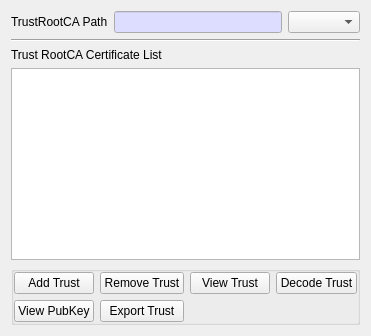
     <widget class="QWidget" name="mRCATab">
      <attribute name="title">
       <string>Trust RootCA</string>
      </attribute>
      <layout class="QVBoxLayout" name="verticalLayout_3">
       <item>
        <layout class="QGridLayout" name="gridLayout_3">
         <property name="topMargin">
          <number>0</number>
         </property>
         <item row="0" column="1">
          <widget class="QLineEdit" name="mTrustRCAPathText">
           <property name="palette">
            <palette>
             <active>
              <colorrole role="Base">
               <brush brushstyle="SolidPattern">
                <color alpha="255">
                 <red>221</red>
                 <green>221</green>
                 <blue>255</blue>
                </color>
               </brush>
              </colorrole>
             </active>
             <inactive>
              <colorrole role="Base">
               <brush brushstyle="SolidPattern">
                <color alpha="255">
                 <red>221</red>
                 <green>221</green>
                 <blue>255</blue>
                </color>
               </brush>
              </colorrole>
             </inactive>
             <disabled/>
            </palette>
           </property>
           <property name="readOnly">
            <bool>true</bool>
           </property>
          </widget>
         </item>
         <item row="0" column="0">
          <widget class="QLabel" name="label">
           <property name="text">
            <string>TrustRootCA Path</string>
           </property>
          </widget>
         </item>
         <item row="0" column="2">
          <widget class="QComboBox" name="mRCAKeyTypeCombo"/>
         </item>
        </layout>
       </item>
       <item>
        <widget class="Line" name="line_2">
         <property name="orientation">
          <enum>Qt::Horizontal</enum>
         </property>
        </widget>
       </item>
       <item>
        <widget class="QLabel" name="label_4">
         <property name="text">
          <string>Trust RootCA Certificate List</string>
         </property>
        </widget>
       </item>
       <item>
        <widget class="QTableWidget" name="mRCA_CertTable">
         <property name="contextMenuPolicy">
          <enum>Qt::CustomContextMenu</enum>
         </property>
         <attribute name="horizontalHeaderHighlightSections">
          <bool>false</bool>
         </attribute>
        </widget>
       </item>
       <item>
        <widget class="QGroupBox" name="mRCA_ManGroup">
         <property name="minimumSize">
          <size>
           <width>0</width>
           <height>0</height>
          </size>
         </property>
         <property name="title">
          <string/>
         </property>
         <layout class="QVBoxLayout" name="verticalLayout_5">
          <property name="leftMargin">
           <number>0</number>
          </property>
          <property name="topMargin">
           <number>0</number>
          </property>
          <property name="rightMargin">
           <number>0</number>
          </property>
          <property name="bottomMargin">
           <number>0</number>
          </property>
          <item>
           <layout class="QGridLayout" name="gridLayout_5">
            <item row="0" column="0">
             <widget class="QPushButton" name="mAddTrustBtn">
              <property name="text">
               <string>Add Trust</string>
              </property>
             </widget>
            </item>
            <item row="0" column="1">
             <widget class="QPushButton" name="mRemoveTrustBtn">
              <property name="text">
               <string>Remove Trust</string>
              </property>
             </widget>
            </item>
            <item row="0" column="3">
             <widget class="QPushButton" name="mDecodeTrustBtn">
              <property name="text">
               <string>Decode Trust</string>
              </property>
             </widget>
            </item>
            <item row="0" column="2">
             <widget class="QPushButton" name="mViewTrustBtn">
              <property name="text">
               <string>View Trust</string>
              </property>
             </widget>
            </item>
            <item row="1" column="0">
             <widget class="QPushButton" name="mViewPubKeyTrustBtn">
              <property name="text">
               <string>View PubKey</string>
              </property>
             </widget>
            </item>
            <item row="1" column="1">
             <widget class="QPushButton" name="mExportTrustBtn">
              <property name="text">
               <string>Export Trust</string>
              </property>
             </widget>
            </item>
           </layout>
          </item>
         </layout>
        </widget>
       </item>
      </layout>
     </widget>
